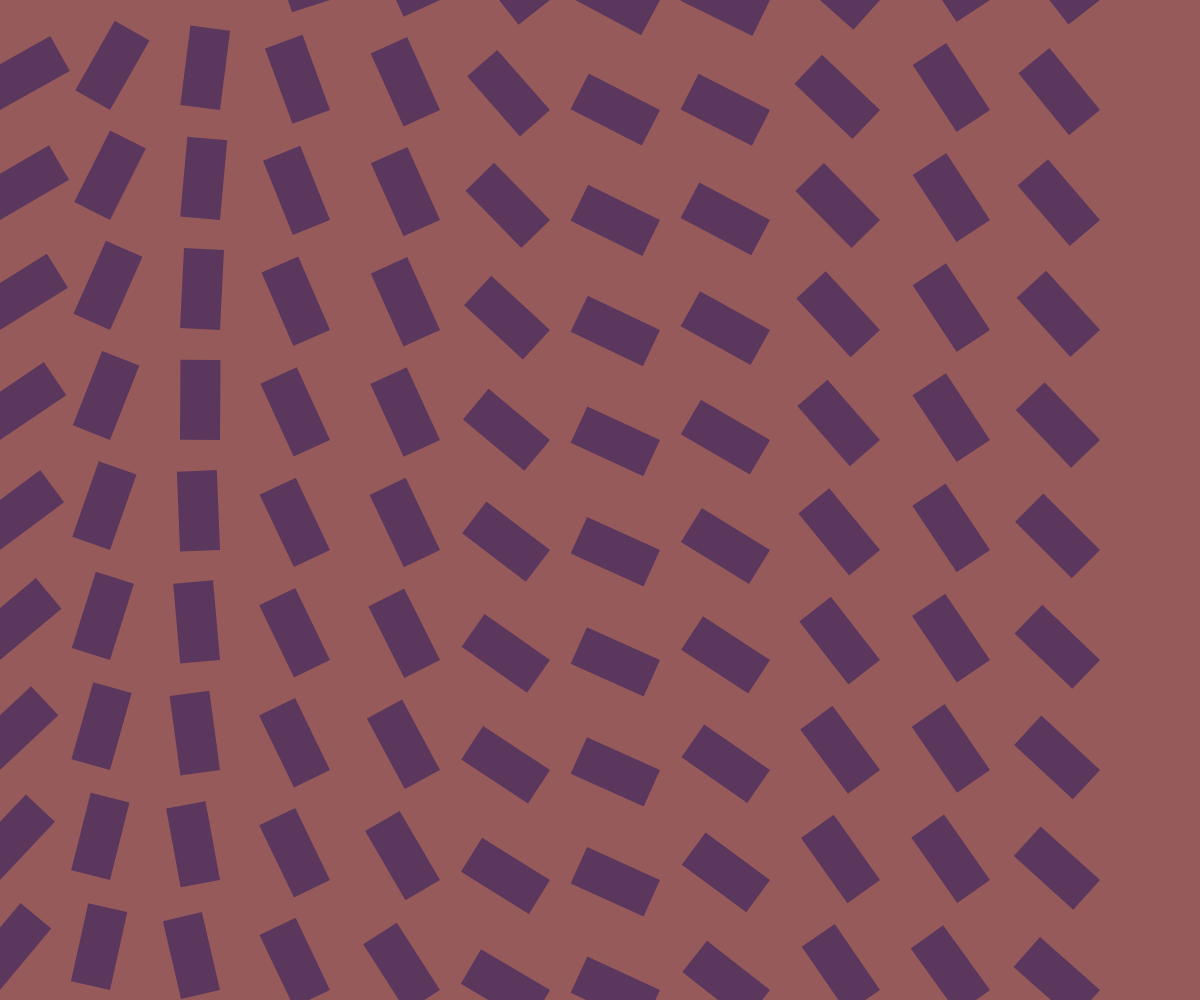
Frame 1 (no input)
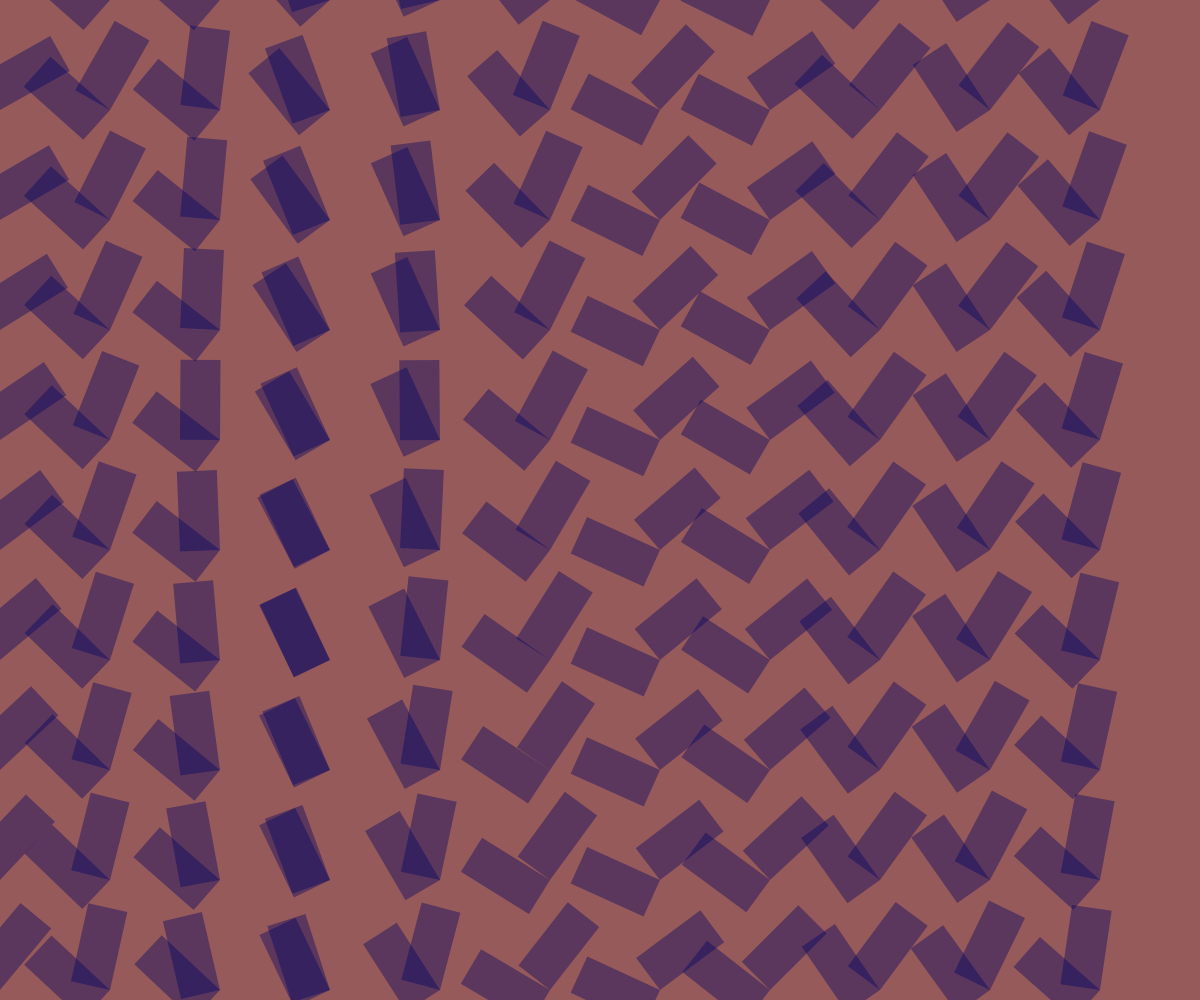
Frame 2 (the mouse pressed at the canvas centre, redrawn once)

The p5.js sketch that drew these frames (run headless with seeded random() and noise() and a simulated clock; the mouse was pressed at the canvas centre and the sketch redrawn once):

// p5.js sketch
// ── sketch.js
//declaration of variables angleM and offsetM
let angleM;
let offsetM;

function setup() {
  //setting Canvas background color, dimensions and angle unit
  createCanvas(windowWidth, windowHeight);
  background(150,90,90);
  noStroke();
  angleMode(DEGREES);
  offsetM = 0.0;
  noLoop();//used in this case to avoid distortion

}

function draw() {

  //spacing between individual rectangles is 110 for both width and height of canvas
      for(let i = 0;i < width; i = i + 110){
      for(let j = 0;j < width; j = j + 110){

  //save and transform reactangle drawing
      push();
      translate(i,j);

   //reactangles are aligned through an angle of 360 degrees upon refreshig the code

      angleM = noise(offsetM)*360
      rotate(angleM);
      fill(0,0,100,100);
      rect(0, 0, 40, 80);
      offsetM = offsetM + 0.01;

      pop();

    }
  }


}
